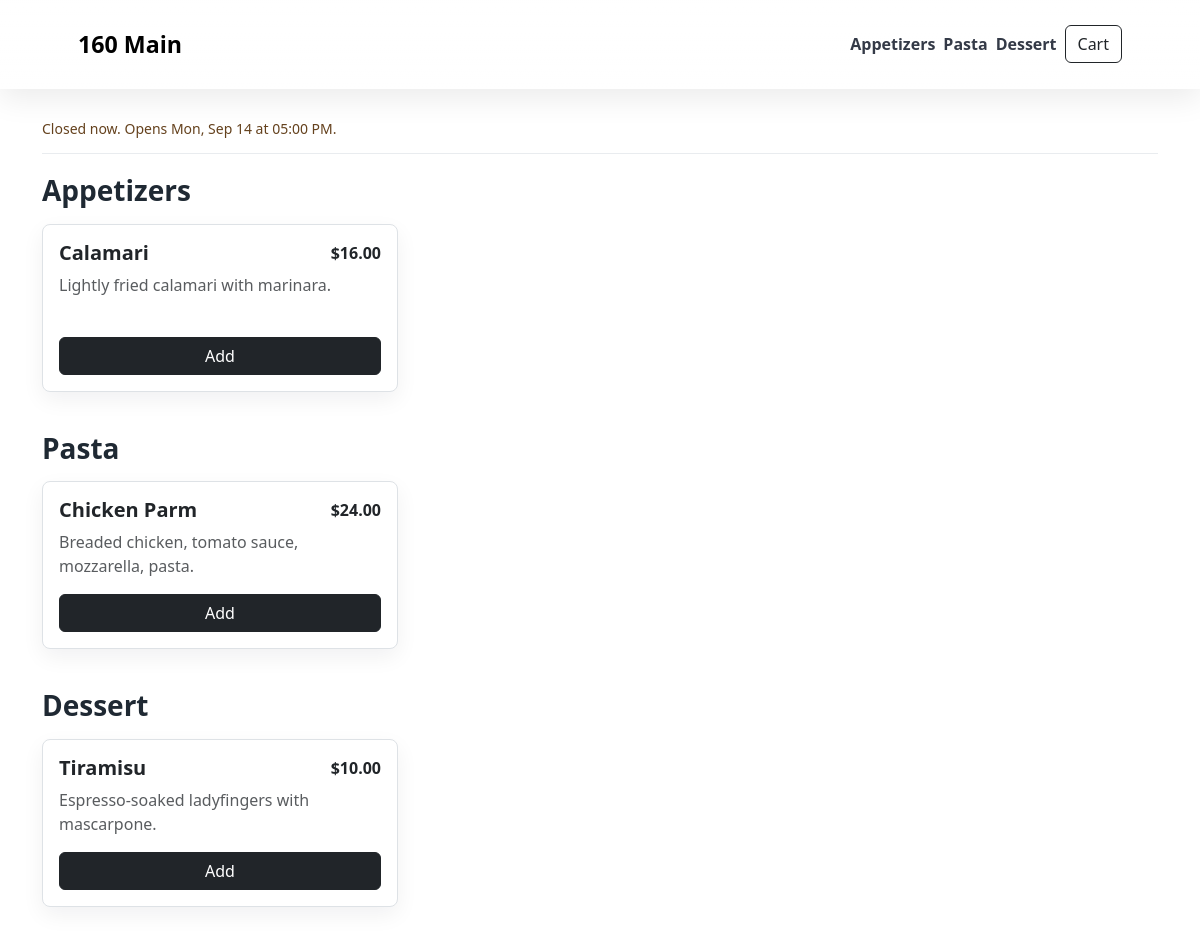
The page /one-sixty-main/ on the database its author committed.
### tenants/models.py (models this page shows, shortened)
class Tenant(models.Model):
    account = models.ForeignKey(Account, on_delete=models.CASCADE, related_name="restaurants")
    ordering_paused = models.BooleanField(default=False)
    closure_message = models.CharField(max_length=250, blank=True, default="")
    preparation_minutes = models.PositiveIntegerField(default=20, validators=[MinValueValidator(1), MaxValueValidator(240)])
    scheduled_pickup_enabled = models.BooleanField(default=False)
    scheduling_days = models.PositiveIntegerField(default=7, validators=[MinValueValidator(1), MaxValueValidator(30)])
    pickup_interval_minutes = models.PositiveIntegerField(default=15, validators=[MinValueValidator(5), MaxValueValidator(60)])
    media_key = models.UUIDField(default=uuid4, editable=False, unique=True)
    logo = models.ImageField(upload_to=logo_upload_path, blank=True, max_length=500)
    name = models.CharField(max_length=120)
    slug = models.SlugField(max_length=80, unique=True, blank=True)
    primary_domain = models.CharField(max_length=255, unique=True, blank=True, null=True)
    logo_url = models.URLField(max_length=500, blank=True, default="")
    business_email = models.EmailField(blank=True, default="")
    business_phone = models.CharField(max_length=32, blank=True, default="")
    timezone = models.CharField(max_length=64, default="America/Detroit")
    is_active = models.BooleanField(default=True)
    created_at = models.DateTimeField(auto_now_add=True)
    updated_at = models.DateTimeField(auto_now=True)
    class Meta:
        ordering = ["name"]
    @property
    def logo_src(self):
        return self.logo.url if self.logo else self.logo_url

### catalog/models.py (models this page shows, shortened)
class MenuCategory(models.Model):
    tenant = models.ForeignKey("tenants.Tenant", on_delete=models.CASCADE, related_name="menu_categories")
    name = models.CharField(max_length=80)
    slug = models.SlugField(max_length=80)
    sort_order = models.PositiveIntegerField(default=0)
    is_active = models.BooleanField(default=True)
    class Meta:
        unique_together = ("tenant", "slug")
        ordering = ["sort_order", "name"]

class MenuItem(models.Model):
    image = models.ImageField(upload_to=menu_upload_path, blank=True, max_length=500)
    tenant = models.ForeignKey("tenants.Tenant", on_delete=models.CASCADE, related_name="menu_items")
    category = models.ForeignKey(MenuCategory, on_delete=models.PROTECT, related_name="items")
    name = models.CharField(max_length=120)
    description = models.TextField(blank=True, default="")
    price = models.DecimalField(max_digits=10, decimal_places=2)
    image_url = models.URLField(max_length=500, blank=True, default="")
    is_active = models.BooleanField(default=True)
    sort_order = models.PositiveIntegerField(default=0)
    created_at = models.DateTimeField(auto_now_add=True)
    updated_at = models.DateTimeField(auto_now=True)
    class Meta:
        unique_together = ("tenant", "name")
        ordering = ["category__sort_order", "sort_order", "name"]
    @property
    def image_src(self):
        return self.image.url if self.image else self.image_url

### ordering/views.py (the view)
# urls.py: path("<slug:tenant_slug>/", views.menu, name="menu"),
def menu(request, tenant_slug):
    tenant = _tenant_or_404(request, tenant_slug)
    categories = (
        MenuCategory.objects.filter(tenant=tenant, is_active=True)
        .prefetch_related("items")
        .order_by("sort_order", "name")
    )
    cart = Cart(request)
    cart_context = _cart_context(cart)
    return render(
        request,
        "catalog/menu.html",
        {
            "tenant": tenant,
            "categories": categories,
            **cart_context,
            "availability": OrderingHours(tenant).payload(),
        },
    )

### ordering/cart.py (called while the page is built, shortened)
    def save(self):
        self.session[self.session_key] = self.lines
        self.session.modified = True

    def __len__(self):
        return sum(line["quantity"] for line in self.lines)

    @property
    def revision(self):
        return hashlib.sha256(json.dumps(self.lines, sort_keys=True).encode()).hexdigest()

    def review(self):
        items = {item.pk: item for item in MenuItem.objects.filter(
            tenant=self.tenant, pk__in=[line["menu_item_id"] for line in self.lines]).select_related("category")}
        changes, errors, rows = [], [], []
        self.save()
        return rows, changes, errors

    def total(self):
        return sum((Decimal(line["unit_price"]) * line["quantity"] for line in self.lines if not line.get("error")), Decimal("0.00")).quantize(Decimal("0.01"))

### ordering/views.py (called while the page is built)
def _tenant_or_404(request, tenant_slug):
    tenant = get_tenant_by_slug(tenant_slug)
    request.tenant = tenant
    return tenant

def _cart_context(cart):
    lines, changes, errors = cart.review()
    total = cart.total()
    return {
        "tenant": cart.tenant,
        "cart": cart,
        "cart_lines": lines,
        "cart_total": total,
        "lines": lines,
        "total": total,
        "cart_changes": changes,
        "cart_errors": errors,
        "cart_revision": cart.revision,
    }

### tenants/hours.py (called while the page is built, shortened)
    def window(self, date):
        if not self.tenant.is_active or self.tenant.ordering_paused:
            return None
        row = self.overrides.get(date) or self.weekly.get(date.weekday())
        if not row or row.is_closed or not row.opens_at or not row.closes_at or row.opens_at >= row.closes_at:
            return None
        return (datetime.combine(date, row.opens_at, self.zone), datetime.combine(date, row.closes_at, self.zone))

    @property
    def is_open(self):
        window = self.window(self.now.date())
        return bool(window and window[0] <= self.now < window[1])

    @property
    def asap(self):
        window = self.window(self.now.date())
        return self.earliest if self.is_open and self.earliest < window[1] else None

    def slots(self):
        if not self.tenant.scheduled_pickup_enabled:
            return []

### tenants/services.py (called while the page is built)
def get_tenant_by_slug(tenant_slug: str) -> Tenant:
    return get_object_or_404(Tenant, slug=tenant_slug, is_active=True)

### templates/catalog/menu.html (shortened to what this page needs)
<!DOCTYPE html>
<html lang="en">
  <head>
    <link href="https://cdn.jsdelivr.net/npm/bootstrap@5.3.3/dist/css/bootstrap.min.css" rel="stylesheet">
    <link rel="stylesheet" href="/static/css/site.css">
  </head>
  <body>
    <nav class="navbar navbar-expand-lg glass-nav fixed-top">
      <div class="container px-4 px-lg-5 nav-main-row">
        <a class="navbar-brand d-flex align-items-center gap-3" href="{% url 'menu' tenant_slug=tenant.slug %}">
          <span>{{ tenant.name }}</span>
        </a>
        <div class="d-flex align-items-center gap-2">
          {% for category in categories %}
            <a class="nav-link d-none d-lg-inline" href="#{{ category.slug }}">{{ category.name }}</a>
          {% endfor %}
          <button class="btn btn-outline-dark cart-button" type="button" data-bs-toggle="offcanvas" data-bs-target="#cartOffcanvas" aria-controls="cartOffcanvas">
            Cart
          </button>
        </div>
      </div>
    </nav>
    <main class="container menu-shell">
      <div class="ordering-notice" role="status">{{ availability.message }}{% if not availability.asap_available and availability.can_order %} Scheduled pickup is available.{% endif %}</div>
      {% for category in categories %}
        <section id="{{ category.slug }}" class="menu-section">
          <h2>{{ category.name }}</h2>
          <div class="row g-4">
            {% for item in category.items.all %}
              {% if item.is_active %}
                <div class="col-sm-6 col-lg-4">
                  <article class="card menu-card h-100">
                    <div class="card-body d-flex flex-column">
                      <div class="d-flex justify-content-between gap-3">
                        <h3 class="h5">{{ item.name }}</h3>
                        <strong>${{ item.price }}</strong>
                      </div>
                      <p class="text-muted flex-grow-1">{{ item.description }}</p>
                      <button class="btn btn-dark" type="button" data-customize-url="{% url 'item_options' tenant.slug item.pk %}">Add</button>
                    </div>
                  </article>
                </div>
              {% endif %}
            {% empty %}
              <div class="col">
                <p class="text-muted">No items available.</p>
              </div>
            {% endfor %}
          </div>
        </section>
      {% empty %}
        <section class="empty-state">
          <h1>{{ tenant.name }}</h1>
          <p class="text-muted">This menu is not available yet.</p>
        </section>
      {% endfor %}
    </main>
  </body>
</html>

### static/css/site.css (style rules this page uses)
body { padding-top: 6.5rem; background: #fff; color: #1f2933; }
.ordering-notice { padding:14px 0; margin-bottom:20px; border-bottom:1px solid #e9ecef; color:#65421e; font-size:14px; }
.glass-nav { display: block; padding: 0; background: linear-gradient(180deg, rgba(255, 255, 255, 0.82), rgba(255, 255, 255, 0.62)); -webkit-backdrop-filter: saturate(180%) blur(14px); backdrop-filter: saturate(180%) blur(14px); border-bottom: 1px solid rgba(255, 255, 255, 0.6); box-shadow: 0 1px 0 rgba(255, 255, 255, 0.3) inset, 0 10px 30px rgba(0, 0, 0, 0.08); }
.nav-main-row { min-height: 88px; }
.navbar-brand { font-size: 1.45rem; font-weight: 700; min-width: 0; }
.nav-link { color: rgba(17, 24, 39, 0.85); font-weight: 600; text-decoration: none; }
.menu-shell { padding-bottom: 4rem; }
.menu-section { margin-bottom: 2.5rem; scroll-margin-top: 8rem; }
.menu-section h2 { margin-bottom: 1rem; font-size: 1.75rem; font-weight: 700; }
.menu-card { border-radius: 8px; border-color: #dee2e6; overflow: hidden; box-shadow: 0 8px 22px rgba(15, 23, 42, 0.06); }
.menu-card h3 { font-weight: 700; }
.menu-card .text-muted { min-height: 48px; }
.btn { border-radius: 6px; }
.cart-button { display: inline-flex; align-items: center; min-height: 38px; }

### rows shown on the page
Tenant: name "160 Main"
MenuCategory: name "Appetizers"
MenuCategory: name "Pasta"
MenuCategory: name "Dessert"
MenuItem: name "Calamari", price "16.00", description "Lightly fried calamari with marinara."
MenuItem: name "Chicken Parm", price "24.00", description "Breaded chicken, tomato sauce, mozzarella, pasta."
MenuItem: name "Tiramisu", price "10.00", description "Espresso-soaked ladyfingers with mascarpone."

### other values the page prints
{{ availability.message }} "Closed now. Opens Mon, Sep 14 at 05:00 PM."
